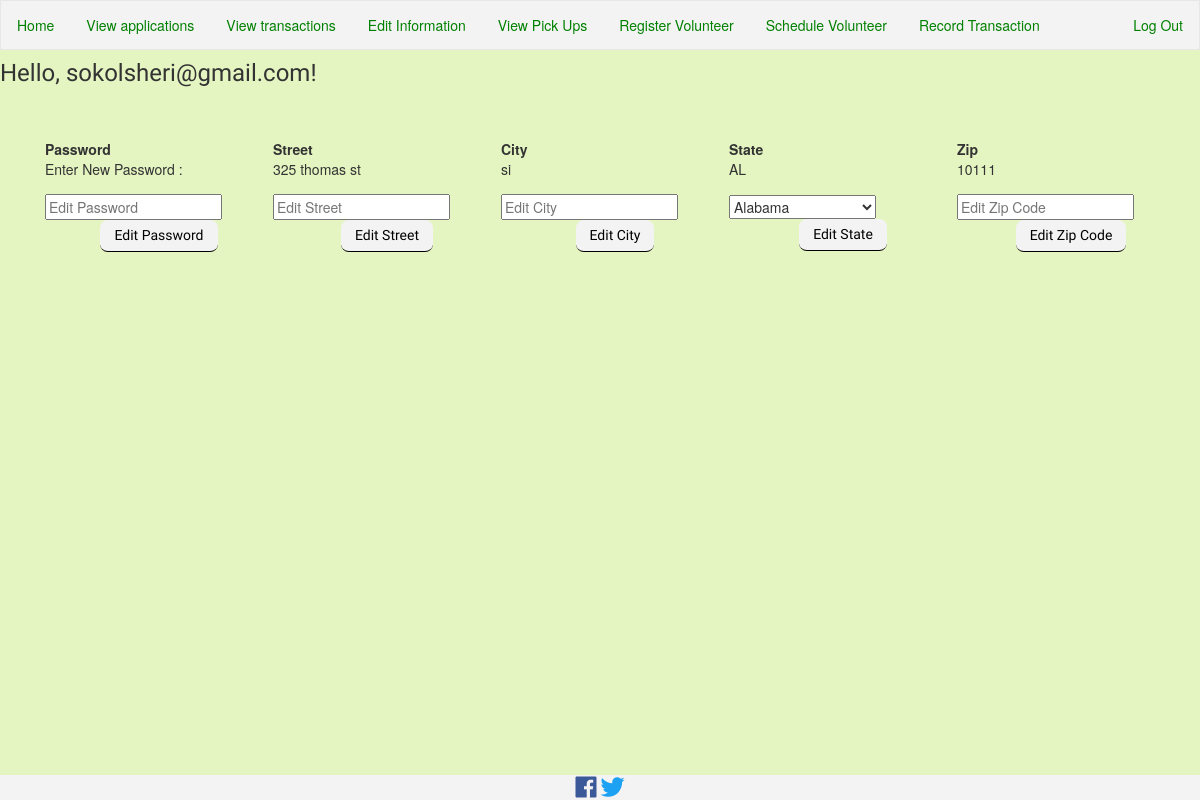
/personInfo.php (signed in), run on the app's committed database.
### tables this page shows
CREATE TABLE `users` (
  `userID` int(10) UNSIGNED NOT NULL,
  `first_name` varchar(35) NOT NULL,
  `last_name` varchar(35) NOT NULL,
  `email` varchar(35) NOT NULL,
  `passwordd` varchar(1000) NOT NULL,
  `street` varchar(35) NOT NULL,
  `city` varchar(35) NOT NULL,
  `statee` varchar(2) NOT NULL,
  `zip` varchar(5) NOT NULL,
  `typee` int(11) NOT NULL,
  `avail` varchar(1000) NOT NULL
);

### personInfo.php (the view, shortened to what this page needs)
<?php
include('includes/headerCoord.php');
echo '<br><br>';
$userID=$_SESSION['userID'];
$query2 = "SELECT * FROM users WHERE userID='$userID'";
$run2 = mysqli_query($dbc, $query2);
echo "<div class='container'> <div class='row'> <div class='col'>";
echo "<table class='tbody'>";
echo "<tr>";
    echo "<th>Password</th><th>Street</th><th>City</th><th>State</th><th>Zip</th>";
echo "</tr>";
while($row2 = mysqli_fetch_array($run2, MYSQLI_ASSOC)){
    echo "<tr>";
     echo "<td>Enter New Password :</td>";
     echo "<td>{$row2['street']}</td>";
    echo "<td>{$row2['city']}</td>";
    echo "<td>{$row2['statee']}</td>";
    echo "<td>{$row2['zip']}</td>";
		echo "</tr>";
    echo "<tr>";
   echo "<td><form method='post' action='editInfo.php'>";
    echo "<input type='text' name='editPass' placeholder='Edit Password' pattern='(?=.*\d)(?=.*[a-z])(?=.*[A-Z]).{8,}' title='at least one number and one uppercase and lowercase letter, and at least 8 or more characters'>";
     echo "<br><input type='submit' value='Edit Password'></td>";
      echo "<td><form method='post' action='editInfo.php'>";
    echo "<input type='text' name='editStreet' placeholder='Edit Street'>";
     echo "<br><input type='submit' value='Edit Street'></form></td>";
     echo "<td><form method='post' action='editInfo.php'>";
    echo "<input type='text' name='editCity' placeholder='Edit City'>";
     echo "<br><input type='submit' value='Edit City'></form></td>";
     echo "<td><form method='post' action='editInfo.php'>";
    echo '<select name="editState">
	<option value="AL">Alabama</option>
	<option value="AK">Alaska</option>
	<option value="AZ">Arizona</option>
	<option value="AR">Arkansas</option>
	<option value="CA">California</option>
	<option value="CO">Colorado</option>
	<option value="CT">Connecticut</option>
	<option value="DE">Delaware</option>
	<option value="DC">District Of Columbia</option>
	<option value="FL">Florida</option>
	<option value="GA">Georgia</option>
	<option value="HI">Hawaii</option>
	<option value="ID">Idaho</option>
	<option value="IL">Illinois</option>
	<option value="IN">Indiana</option>
	<option value="IA">Iowa</option>
	<option value="KS">Kansas</option>
	<option value="KY">Kentucky</option>
	<option value="LA">Louisiana</option>
	<option value="ME">Maine</option>
	<option value="MD">Maryland</option>
	<option value="MA">Massachusetts</option>
	<option value="MI">Michigan</option>
	<option value="MN">Minnesota</option>
	<option value="MS">Mississippi</option>
	<option value="MO">Missouri</option>
	<option value="MT">Montana</option>
	<option value="NE">Nebraska</option>
	<option value="NV">Nevada</option>
	<option value="NH">New Hampshire</option>
	<option value="NJ">New Jersey</option>
	<option value="NM">New Mexico</option>
	<option value="NY">New York</option>
	<option value="NC">North Carolina</option>
	<option value="ND">North Dakota</option>
	<option value="OH">Ohio</option>
	<option value="OK">Oklahoma</option>
	<option value="OR">Oregon</option>
	<option value="PA">Pennsylvania</option>
	<option value="RI">Rhode Island</option>
	<option value="SC">South Carolina</option>
	<option value="SD">South Dakota</option>
	<option value="TN">Tennessee</option>
	<option value="TX">Texas</option>
	<option value="UT">Utah</option>
	<option value="VT">Vermont</option>
	<option value="VA">Virginia</option>
	<option value="WA">Washington</option>
	<option value="WV">West Virginia</option>
	<option value="WI">Wisconsin</option>
	<option value="WY">Wyoming</option>
</select>';
     echo "<br><input type='submit' value='Edit State'></form></td>";
     echo "<td><form method='post' action='editInfo.php'>";
    echo "<input type='text' name='editZip' placeholder='Edit Zip Code' pattern='[0-9]+' minlength='5' maxlength='5'>";
     echo "<br><input type='submit' value='Edit Zip Code'></form></td>";
    echo "</tr>";
}
echo "</table>";
echo "</div></div></div>";
include('includes/footer2.php');
?>

### css/compfood.css (style rules this page uses)
body { background-color:#e4f5c1 ; }
input[type="submit"] { font-family: 'Varela Round'; background-color:#f3f3f3; border-color:#f3f3f3; color: black; display: block; margin: 0 auto 1.5em auto; max-width: none; padding: .5em 1em; border: 0; border-bottom: .125em solid; border-radius: .5625em; font-size: inherit; font-weight: 500; line-height: 1.25; text-align: center; text-decoration: none; }
tr { width: 100%; display: inline-table; table-layout: fixed; }
table { height:250px; margin-bottom: 20px; }

### includes/headerCoord.php (style rules this page uses)
td { overflow: scroll; padding-bottom: 15px; }

### data on the page
users: street "325 thomas st", city "si", statee "AL", zip "10111"

### other printed values
$_SESSION['login_user'] "sokolsheri@gmail.com"
